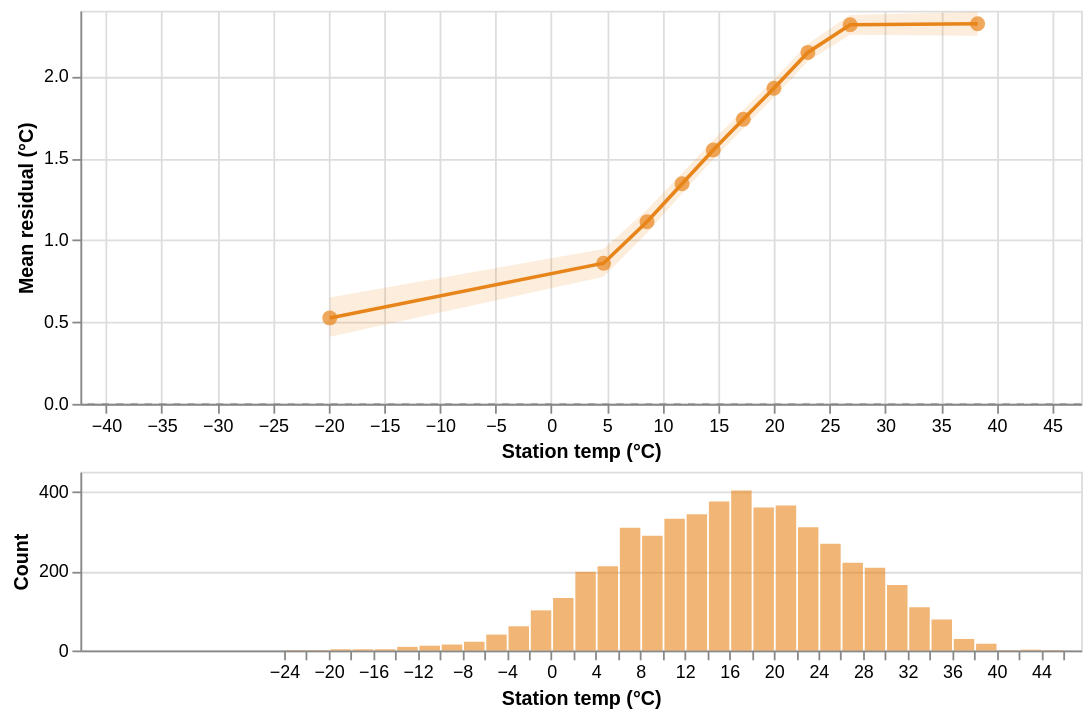

The Vega-Lite source for this figure:
### Vega-Lite specification from a JSON file in a GitHub repository (floating-point values rounded to 4 significant figures; data arrays with more than 128 entries replaced by an {"elided": "..."} marker saying what was removed)
{"config": {"view": {"continuousWidth": 300, "continuousHeight": 300}}, "vconcat": [{"layer": [{"data": {"name": "data-a0a55d106695e8d630baff0f16eee66d"}, "mark": {"type": "rule", "color": "grey", "opacity": 0.5, "strokeDash": [4, 4]}, "encoding": {"y": {"field": "y", "type": "quantitative"}}}, {"data": {"name": "data-5036419e3fae42ecddb317669d4bc9a3"}, "mark": {"type": "area", "color": "#E8851A", "opacity": 0.15}, "encoding": {"x": {"field": "x", "scale": {"domain": [-42.3, 47.6], "nice": false, "zero": false}, "title": "Station temp (°C)", "type": "quantitative"}, "y": {"field": "ci_lo", "title": "Mean residual (°C)", "type": "quantitative"}, "y2": {"field": "ci_hi"}}}, {"data": {"name": "data-5036419e3fae42ecddb317669d4bc9a3"}, "mark": {"type": "line", "color": "#E8851A", "strokeWidth": 2}, "encoding": {"x": {"field": "x", "scale": {"domain": [-42.3, 47.6], "nice": false, "zero": false}, "type": "quantitative"}, "y": {"field": "mean", "type": "quantitative"}}}, {"data": {"name": "data-5036419e3fae42ecddb317669d4bc9a3"}, "mark": {"type": "point", "color": "#E8851A", "filled": true, "size": 70}, "encoding": {"tooltip": [{"field": "x", "format": ".3f", "title": "Station temp (°C)", "type": "quantitative"}, {"field": "mean", "format": ".3f", "title": "Mean residual (°C)", "type": "quantitative"}, {"field": "ci_lo", "format": ".3f", "title": "CI low", "type": "quantitative"}, {"field": "ci_hi", "format": ".3f", "title": "CI high", "type": "quantitative"}], "x": {"field": "x", "scale": {"domain": [-42.3, 47.6], "nice": false, "zero": false}, "type": "quantitative"}, "y": {"field": "mean", "type": "quantitative"}}}], "height": 220, "width": 560}, {"data": {"name": "data-e2c3c07f294de5361eec90042462c6bf"}, "mark": {"type": "bar", "color": "#E8851A", "opacity": 0.6}, "encoding": {"x": {"bin": {"maxbins": 50}, "field": "val", "scale": {"domain": [-42.3, 47.6], "nice": false, "zero": false}, "title": "Station temp (°C)", "type": "quantitative"}, "y": {"aggregate": "count", "title": "Count", "type": "quantitative"}}, "height": 100, "width": 560}], "spacing": 4, "$schema": "https://vega.github.io/schema/vega-lite/v6.4.1.json", "datasets": {"data-a0a55d106695e8d630baff0f16eee66d": [{"y": 0}], "data-5036419e3fae42ecddb317669d4bc9a3": [{"x": -19.9, "mean": 0.5249, "ci_lo": 0.4096, "ci_hi": 0.6488}, {"x": 4.7, "mean": 0.8586, "ci_lo": 0.7755, "ci_hi": 0.9448}, {"x": 8.6, "mean": 1.112, "ci_lo": 1.042, "ci_hi": 1.186}, {"x": 11.75, "mean": 1.344, "ci_lo": 1.285, "ci_hi": 1.41}, {"x": 14.55, "mean": 1.55, "ci_lo": 1.493, "ci_hi": 1.61}, {"x": 17.25, "mean": 1.737, "ci_lo": 1.682, "ci_hi": 1.793}, {"x": 20.0, "mean": 1.927, "ci_lo": 1.872, "ci_hi": 1.98}, {"x": 23.05, "mean": 2.146, "ci_lo": 2.092, "ci_hi": 2.199}, {"x": 26.85, "mean": 2.315, "ci_lo": 2.253, "ci_hi": 2.374}, {"x": 38.3, "mean": 2.321, "ci_lo": 2.247, "ci_hi": 2.394}], "data-e2c3c07f294de5361eec90042462c6bf": {"elided": "4999 records"}}}
